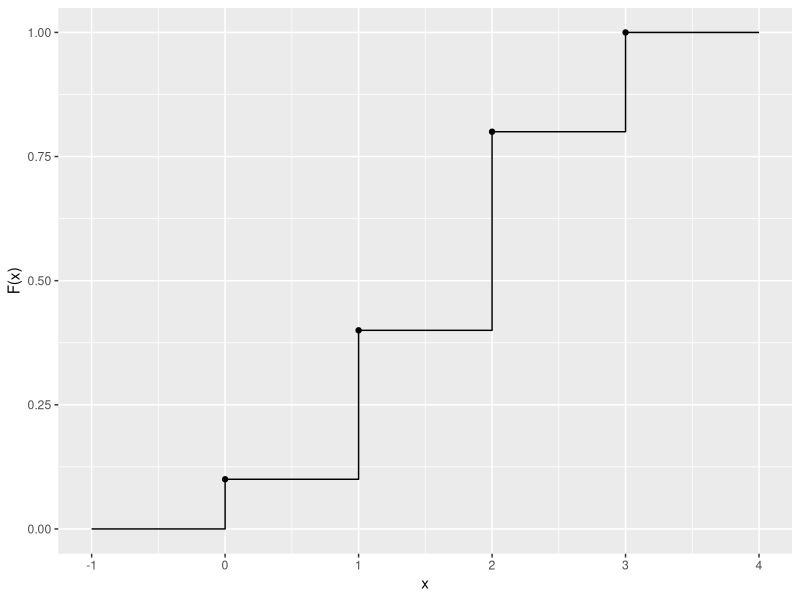
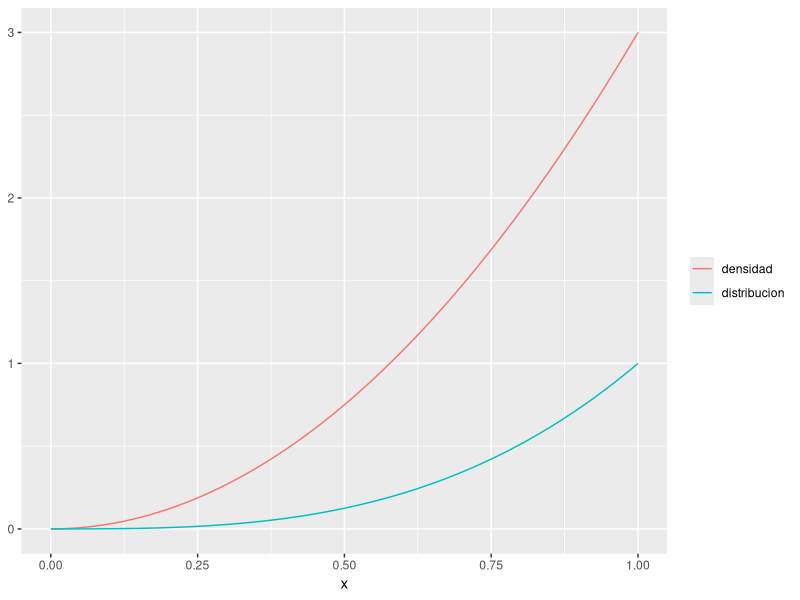

Source code (R) for these figures, in order:
## ---- chunk 1
library(tidyverse)
## ---- chunk 2
x <- c(0, 1, 2, 3)
p <- c(0.1, 0.3, 0.4, 0.2)
sum(p)            # debe valer 1
cumsum(p)         # F en cada punto del soporte
## ---- chunk 3
#| label: fig-va-escalonada
#| fig-cap: "Función de distribución de una v.a. discreta con soporte {0, 1, 2, 3}."
tibble(x = c(-1, x, 4), F = c(0, cumsum(p), 1)) |>
  ggplot(aes(x, F)) +
  geom_step(direction = "hv") +
  geom_point(data = tibble(x = x, F = cumsum(p))) +
  labs(x = "x", y = "F(x)")
## ---- chunk 4
mu <- sum(x * p)
sigma2 <- sum(x^2 * p) - mu^2
c(media = mu, varianza = sigma2, desv_tipica = sqrt(sigma2))
## ---- chunk 5
set.seed(1)
muestra <- sample(x, size = 1e5, replace = TRUE, prob = p)
mean(muestra)
mean(muestra^2) - mean(muestra)^2   # varianza con divisor n (poblacional)
## ---- chunk 6
dunif(0.5, min = 0, max = 0.25)   # densidad 4 > 1
dnorm(0, mean = 0, sd = 0.1)      # densidad cercana a 4
## ---- chunk 7
f <- function(x) ifelse(x > 0 & x < 1, 3 * x^2, 0)

integrate(f, 0, 1)$value                                  # área total: 1
integrate(function(x) x * f(x), 0, 1)$value               # E[X] = 3/4
integrate(function(x) x^2 * f(x), 0, 1)$value - 0.75^2    # V[X] = 3/80
## ---- chunk 8
#| label: fig-va-densidad
#| fig-cap: "Densidad y función de distribución de f(x) = 3x² en (0, 1)."
tibble(x = seq(0, 1, length.out = 200)) |>
  mutate(densidad = 3 * x^2, distribucion = x^3) |>
  pivot_longer(-x, names_to = "funcion", values_to = "valor") |>
  ggplot(aes(x, valor, color = funcion)) +
  geom_line() +
  labs(x = "x", y = NULL, color = NULL)
## ---- chunk 9
qexp(c(0.25, 0.5, 0.75), rate = 2)   # cuartiles de una exponencial
pexp(1, rate = 2, lower.tail = FALSE) # S(1)
## ---- chunk 10
M <- expression(lambda / (lambda - t))
dM  <- D(M, "t")
d2M <- D(dM, "t")

pars <- list(lambda = 2, t = 0)
m1 <- eval(dM, pars)    # E[X] = 1/lambda
m2 <- eval(d2M, pars)   # E[X^2] = 2/lambda^2
c(media = m1, varianza = m2 - m1^2)
## ---- chunk 11
momento_central <- function(f, r, lim = c(0, Inf), rate = 1) {
  mu <- integrate(function(x) x * f(x, rate), lim[1], lim[2])$value
  integrate(function(x) (x - mu)^r * f(x, rate), lim[1], lim[2])$value
}

sigma <- sqrt(momento_central(dexp, 2, rate = 1))
momento_central(dexp, 3, rate = 1) / sigma^3   # asimetría de la exponencial: 2
momento_central(dexp, 4, rate = 1) / sigma^4   # curtosis de la exponencial: 9
